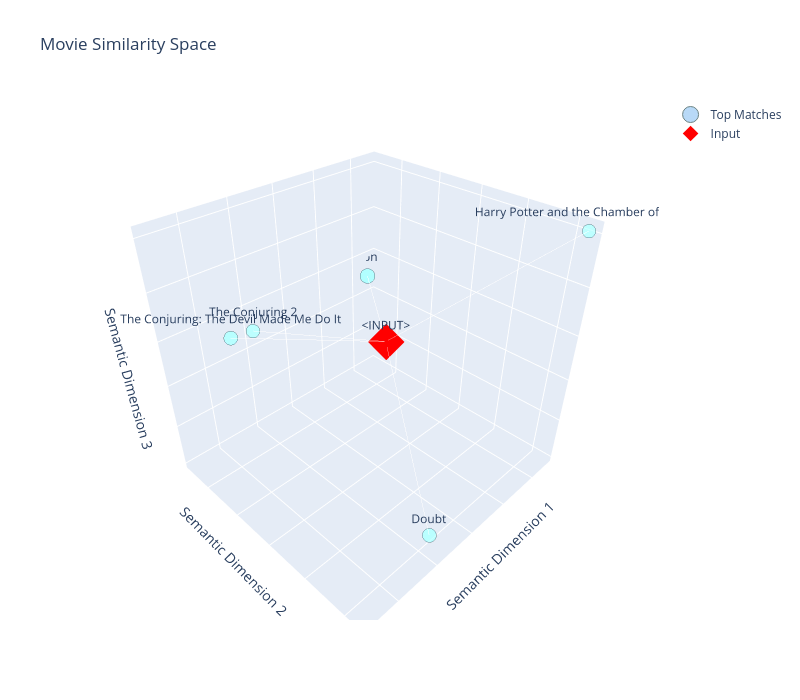

Notebook code for this chart:
### Code cell
predictor.visualize_predictions()

### Figure 1 — Plotly figure (JSON) as saved in the notebook; plotly's stock layout.template omitted (floating-point values rounded to 4 significant figures)
{"data": [{"hoverinfo": "text", "hovertext": ["The Lion King<br>Score: 0.456", "The Conjuring: The Devil Made Me Do It<br>Score: 0.410", "Doubt<br>Score: 0.408", "The Conjuring 2<br>Score: 0.387", "Harry Potter and the Chamber of Secrets<br>Score: 0.383"], "marker": {"color": ["rgba(30,136,229,0.4562474489212036)", "rgba(30,136,229,0.4100818932056427)", "rgba(30,136,229,0.40844398736953735)", "rgba(30,136,229,0.38652968406677246)", "rgba(30,136,229,0.3830794095993042)"], "line": {"color": "DarkSlateGrey", "width": 1}, "size": [17.12, 16.2, 16.17, 15.73, 15.66]}, "mode": "markers+text", "name": "Top Matches", "text": ["The Lion King", "The Conjuring: The Devil Made Me Do It", "Doubt", "The Conjuring 2", "Harry Potter and the Chamber of Secrets"], "textposition": "top center", "type": "scatter3d", "x": [-0.4648, 0.4678, 0.1392, 0.5314, -0.5046], "y": [-0.5282, -0.217, 0.3971, 0.01811, 0.4563], "z": [-0.1033, 0.1318, -0.5936, 0.2941, 0.4096]}, {"hoverinfo": "text", "marker": {"color": "red", "size": 12, "symbol": "diamond"}, "mode": "markers+text", "name": "Input", "text": ["<INPUT>"], "textposition": "top center", "type": "scatter3d", "x": [-0.169], "y": [-0.1264], "z": [-0.1386]}, {"hoverinfo": "none", "line": {"color": "rgba(150,150,150,0.3193732142448425)", "width": 1}, "mode": "lines", "showlegend": false, "type": "scatter3d", "x": [-0.169, -0.4648], "y": [-0.1264, -0.5282], "z": [-0.1386, -0.1033]}, {"hoverinfo": "none", "line": {"color": "rgba(150,150,150,0.2870573252439499)", "width": 1}, "mode": "lines", "showlegend": false, "type": "scatter3d", "x": [-0.169, 0.4678], "y": [-0.1264, -0.217], "z": [-0.1386, 0.1318]}, {"hoverinfo": "none", "line": {"color": "rgba(150,150,150,0.2859107911586761)", "width": 1}, "mode": "lines", "showlegend": false, "type": "scatter3d", "x": [-0.169, 0.1392], "y": [-0.1264, 0.3971], "z": [-0.1386, -0.5936]}, {"hoverinfo": "none", "line": {"color": "rgba(150,150,150,0.2705707788467407)", "width": 1}, "mode": "lines", "showlegend": false, "type": "scatter3d", "x": [-0.169, 0.5314], "y": [-0.1264, 0.01811], "z": [-0.1386, 0.2941]}, {"hoverinfo": "none", "line": {"color": "rgba(150,150,150,0.2681555867195129)", "width": 1}, "mode": "lines", "showlegend": false, "type": "scatter3d", "x": [-0.169, -0.5046], "y": [-0.1264, 0.4563], "z": [-0.1386, 0.4096]}], "layout": {"height": 700, "scene": {"xaxis": {"showticklabels": false, "title": {"text": "Semantic Dimension 1"}}, "yaxis": {"showticklabels": false, "title": {"text": "Semantic Dimension 2"}}, "zaxis": {"showticklabels": false, "title": {"text": "Semantic Dimension 3"}}}, "showlegend": true, "title": {"text": "Movie Similarity Space"}, "width": 800}}
